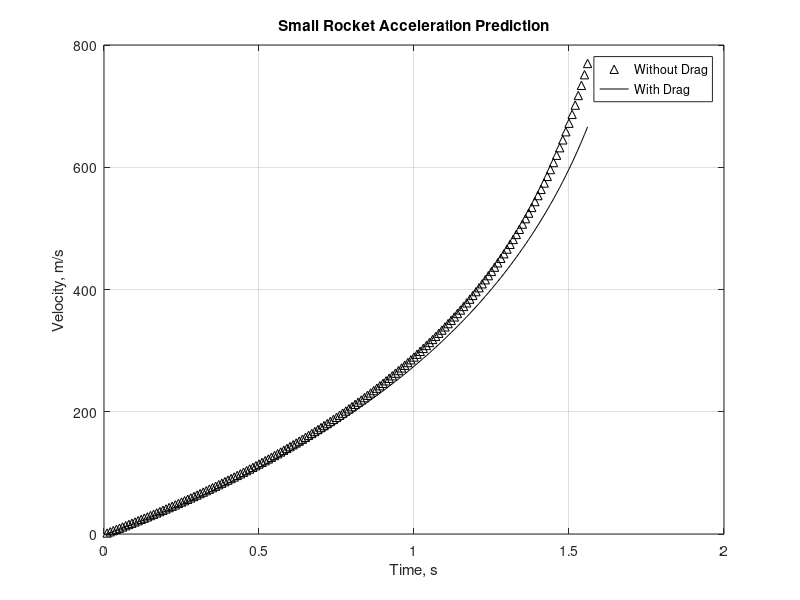

Recreate this plot in MATLAB.
% AAE 333: Fluide Mechanics - HW 5, Problem 3
%
% This program solves a differential equation to find the velocity of a
% rocket

t0 = 0.01;     % Start time
tf = 1.56;     % End time (after this the rocket is not accelerating and
               % mass is constant, so the diffEQ no longer holds.

tspan = t0:0.01:tf; % Span of time

v0 = 0;     % Initial velocity

% The diffEQ to be solved
dvdt = @(t, v) 1957/(10-5.76*t) - 0.00146*(v^2)/(10-5.76*t) - 9.81;

[t, v] = ode45(dvdt, tspan, v0);    % Solve diffEQ

% Plot results

% Without drag
v_t = -340*log(abs(t-1.74)) - 0.81*t + 188;
plot(t, v_t, '^k');
xlabel('Time, s');
ylabel('Velocity, m/s');
title('Small Rocket Acceleration Prediction');
grid on;
hold on;

% With drag
plot(t, v, '-k');
xlabel('Time, s');
ylabel('Velocity, m/s');
title('Small Rocket Acceleration Prediction');
grid on;
legend('Without Drag', 'With Drag');

% Display results
fprintf('Maximum velocity without drag at time t= 1.56 s: 756 m/s\n');
fprintf('Maxium velocity with drag at time %.2f: %.0f m/s\n', 1.56, v(find(t==1.56, 1)));